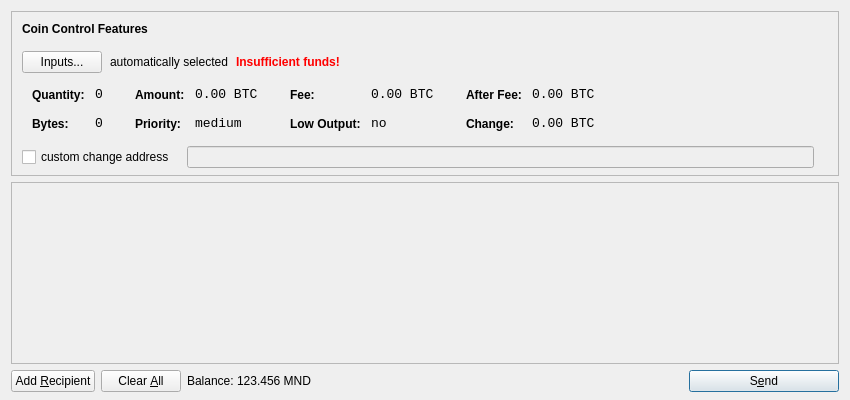
<?xml version="1.0" encoding="UTF-8"?>
<ui version="4.0">
 <class>SendCoinsDialog</class>
 <widget class="QDialog" name="SendCoinsDialog">
  <property name="geometry">
   <rect>
    <x>0</x>
    <y>0</y>
    <width>850</width>
    <height>400</height>
   </rect>
  </property>
  <property name="windowTitle">
   <string>Send Coins</string>
  </property>
  <layout class="QVBoxLayout" name="verticalLayout" stretch="0,1,0">
   <property name="bottomMargin">
    <number>8</number>
   </property>
   <item>
    <widget class="QFrame" name="frameCoinControl">
     <property name="sizePolicy">
      <sizepolicy hsizetype="Expanding" vsizetype="Expanding">
       <horstretch>0</horstretch>
       <verstretch>0</verstretch>
      </sizepolicy>
     </property>
     <property name="maximumSize">
      <size>
       <width>16777215</width>
       <height>16777215</height>
      </size>
     </property>
     <property name="frameShape">
      <enum>QFrame::StyledPanel</enum>
     </property>
     <property name="frameShadow">
      <enum>QFrame::Sunken</enum>
     </property>
     <layout class="QVBoxLayout" name="verticalLayoutCoinControl2">
      <property name="spacing">
       <number>-1</number>
      </property>
      <property name="leftMargin">
       <number>0</number>
      </property>
      <property name="topMargin">
       <number>0</number>
      </property>
      <property name="rightMargin">
       <number>0</number>
      </property>
      <property name="bottomMargin">
       <number>6</number>
      </property>
      <item>
       <layout class="QVBoxLayout" name="verticalLayoutCoinControl" stretch="0,0,0,0,1">
        <property name="spacing">
         <number>0</number>
        </property>
        <property name="leftMargin">
         <number>10</number>
        </property>
        <property name="topMargin">
         <number>10</number>
        </property>
        <item>
         <layout class="QHBoxLayout" name="horizontalLayoutCoinControl1">
          <property name="bottomMargin">
           <number>15</number>
          </property>
          <item>
           <widget class="QLabel" name="labelCoinControlFeatures">
            <property name="sizePolicy">
             <sizepolicy hsizetype="Preferred" vsizetype="Maximum">
              <horstretch>0</horstretch>
              <verstretch>0</verstretch>
             </sizepolicy>
            </property>
            <property name="font">
             <font>
              <weight>75</weight>
              <bold>true</bold>
             </font>
            </property>
            <property name="styleSheet">
             <string notr="true">font-weight:bold;</string>
            </property>
            <property name="text">
             <string>Coin Control Features</string>
            </property>
           </widget>
          </item>
         </layout>
        </item>
        <item>
         <layout class="QHBoxLayout" name="horizontalLayoutCoinControl2" stretch="0,0,0,0">
          <property name="spacing">
           <number>8</number>
          </property>
          <property name="bottomMargin">
           <number>10</number>
          </property>
          <item>
           <widget class="QPushButton" name="pushButtonCoinControl">
            <property name="styleSheet">
             <string notr="true"/>
            </property>
            <property name="text">
             <string>Inputs...</string>
            </property>
           </widget>
          </item>
          <item>
           <widget class="QLabel" name="labelCoinControlAutomaticallySelected">
            <property name="text">
             <string>automatically selected</string>
            </property>
            <property name="margin">
             <number>5</number>
            </property>
           </widget>
          </item>
          <item>
           <widget class="QLabel" name="labelCoinControlInsuffFunds">
            <property name="font">
             <font>
              <weight>75</weight>
              <bold>true</bold>
             </font>
            </property>
            <property name="styleSheet">
             <string notr="true">color:red;font-weight:bold;</string>
            </property>
            <property name="text">
             <string>Insufficient funds!</string>
            </property>
            <property name="margin">
             <number>5</number>
            </property>
           </widget>
          </item>
          <item>
           <spacer name="horizontalSpacerCoinControl">
            <property name="orientation">
             <enum>Qt::Horizontal</enum>
            </property>
            <property name="sizeHint" stdset="0">
             <size>
              <width>40</width>
              <height>1</height>
             </size>
            </property>
           </spacer>
          </item>
         </layout>
        </item>
        <item>
         <widget class="QWidget" name="widgetCoinControl" native="true">
          <property name="sizePolicy">
           <sizepolicy hsizetype="Preferred" vsizetype="Preferred">
            <horstretch>0</horstretch>
            <verstretch>0</verstretch>
           </sizepolicy>
          </property>
          <property name="minimumSize">
           <size>
            <width>0</width>
            <height>0</height>
           </size>
          </property>
          <property name="styleSheet">
           <string notr="true"/>
          </property>
          <layout class="QHBoxLayout" name="horizontalLayoutCoinControl5">
           <property name="margin">
            <number>0</number>
           </property>
           <item>
            <layout class="QHBoxLayout" name="horizontalLayoutCoinControl3" stretch="0,0,0,1">
             <property name="spacing">
              <number>20</number>
             </property>
             <property name="topMargin">
              <number>0</number>
             </property>
             <property name="bottomMargin">
              <number>10</number>
             </property>
             <item>
              <layout class="QFormLayout" name="formLayoutCoinControl1">
               <property name="horizontalSpacing">
                <number>10</number>
               </property>
               <property name="verticalSpacing">
                <number>14</number>
               </property>
               <property name="leftMargin">
                <number>10</number>
               </property>
               <property name="topMargin">
                <number>4</number>
               </property>
               <property name="rightMargin">
                <number>6</number>
               </property>
               <item row="0" column="0">
                <widget class="QLabel" name="labelCoinControlQuantityText">
                 <property name="styleSheet">
                  <string notr="true">font-weight:bold;</string>
                 </property>
                 <property name="text">
                  <string>Quantity:</string>
                 </property>
                 <property name="margin">
                  <number>0</number>
                 </property>
                </widget>
               </item>
               <item row="0" column="1">
                <widget class="QLabel" name="labelCoinControlQuantity">
                 <property name="font">
                  <font>
                   <family>Monospace</family>
                   <pointsize>10</pointsize>
                  </font>
                 </property>
                 <property name="cursor">
                  <cursorShape>IBeamCursor</cursorShape>
                 </property>
                 <property name="contextMenuPolicy">
                  <enum>Qt::ActionsContextMenu</enum>
                 </property>
                 <property name="text">
                  <string notr="true">0</string>
                 </property>
                 <property name="margin">
                  <number>0</number>
                 </property>
                 <property name="textInteractionFlags">
                  <set>Qt::LinksAccessibleByMouse|Qt::TextSelectableByKeyboard|Qt::TextSelectableByMouse</set>
                 </property>
                </widget>
               </item>
               <item row="1" column="0">
                <widget class="QLabel" name="labelCoinControlBytesText">
                 <property name="styleSheet">
                  <string notr="true">font-weight:bold;</string>
                 </property>
                 <property name="text">
                  <string>Bytes:</string>
                 </property>
                </widget>
               </item>
               <item row="1" column="1">
                <widget class="QLabel" name="labelCoinControlBytes">
                 <property name="font">
                  <font>
                   <family>Monospace</family>
                   <pointsize>10</pointsize>
                  </font>
                 </property>
                 <property name="cursor">
                  <cursorShape>IBeamCursor</cursorShape>
                 </property>
                 <property name="contextMenuPolicy">
                  <enum>Qt::ActionsContextMenu</enum>
                 </property>
                 <property name="text">
                  <string notr="true">0</string>
                 </property>
                 <property name="textInteractionFlags">
                  <set>Qt::LinksAccessibleByMouse|Qt::TextSelectableByKeyboard|Qt::TextSelectableByMouse</set>
                 </property>
                </widget>
               </item>
              </layout>
             </item>
             <item>
              <layout class="QFormLayout" name="formLayoutCoinControl2">
               <property name="horizontalSpacing">
                <number>10</number>
               </property>
               <property name="verticalSpacing">
                <number>14</number>
               </property>
               <property name="leftMargin">
                <number>6</number>
               </property>
               <property name="topMargin">
                <number>4</number>
               </property>
               <property name="rightMargin">
                <number>6</number>
               </property>
               <item row="0" column="0">
                <widget class="QLabel" name="labelCoinControlAmountText">
                 <property name="styleSheet">
                  <string notr="true">font-weight:bold;</string>
                 </property>
                 <property name="text">
                  <string>Amount:</string>
                 </property>
                 <property name="margin">
                  <number>0</number>
                 </property>
                </widget>
               </item>
               <item row="0" column="1">
                <widget class="QLabel" name="labelCoinControlAmount">
                 <property name="font">
                  <font>
                   <family>Monospace</family>
                   <pointsize>10</pointsize>
                  </font>
                 </property>
                 <property name="cursor">
                  <cursorShape>IBeamCursor</cursorShape>
                 </property>
                 <property name="contextMenuPolicy">
                  <enum>Qt::ActionsContextMenu</enum>
                 </property>
                 <property name="text">
                  <string notr="true">0.00 BTC</string>
                 </property>
                 <property name="textInteractionFlags">
                  <set>Qt::LinksAccessibleByMouse|Qt::TextSelectableByKeyboard|Qt::TextSelectableByMouse</set>
                 </property>
                </widget>
               </item>
               <item row="1" column="0">
                <widget class="QLabel" name="labelCoinControlPriorityText">
                 <property name="styleSheet">
                  <string notr="true">font-weight:bold;</string>
                 </property>
                 <property name="text">
                  <string>Priority:</string>
                 </property>
                </widget>
               </item>
               <item row="1" column="1">
                <widget class="QLabel" name="labelCoinControlPriority">
                 <property name="font">
                  <font>
                   <family>Monospace</family>
                   <pointsize>10</pointsize>
                  </font>
                 </property>
                 <property name="cursor">
                  <cursorShape>IBeamCursor</cursorShape>
                 </property>
                 <property name="contextMenuPolicy">
                  <enum>Qt::ActionsContextMenu</enum>
                 </property>
                 <property name="text">
                  <string>medium</string>
                 </property>
                 <property name="textInteractionFlags">
                  <set>Qt::LinksAccessibleByMouse|Qt::TextSelectableByKeyboard|Qt::TextSelectableByMouse</set>
                 </property>
                </widget>
               </item>
              </layout>
             </item>
             <item>
              <layout class="QFormLayout" name="formLayoutCoinControl3">
               <property name="horizontalSpacing">
                <number>10</number>
               </property>
               <property name="verticalSpacing">
                <number>14</number>
               </property>
               <property name="leftMargin">
                <number>6</number>
               </property>
               <property name="topMargin">
                <number>4</number>
               </property>
               <property name="rightMargin">
                <number>6</number>
               </property>
               <item row="0" column="0">
                <widget class="QLabel" name="labelCoinControlFeeText">
                 <property name="styleSheet">
                  <string notr="true">font-weight:bold;</string>
                 </property>
                 <property name="text">
                  <string>Fee:</string>
                 </property>
                 <property name="margin">
                  <number>0</number>
                 </property>
                </widget>
               </item>
               <item row="0" column="1">
                <widget class="QLabel" name="labelCoinControlFee">
                 <property name="font">
                  <font>
                   <family>Monospace</family>
                   <pointsize>10</pointsize>
                  </font>
                 </property>
                 <property name="cursor">
                  <cursorShape>IBeamCursor</cursorShape>
                 </property>
                 <property name="contextMenuPolicy">
                  <enum>Qt::ActionsContextMenu</enum>
                 </property>
                 <property name="text">
                  <string notr="true">0.00 BTC</string>
                 </property>
                 <property name="textInteractionFlags">
                  <set>Qt::LinksAccessibleByMouse|Qt::TextSelectableByKeyboard|Qt::TextSelectableByMouse</set>
                 </property>
                </widget>
               </item>
               <item row="1" column="0">
                <widget class="QLabel" name="labelCoinControlLowOutputText">
                 <property name="styleSheet">
                  <string notr="true">font-weight:bold;</string>
                 </property>
                 <property name="text">
                  <string>Low Output:</string>
                 </property>
                </widget>
               </item>
               <item row="1" column="1">
                <widget class="QLabel" name="labelCoinControlLowOutput">
                 <property name="font">
                  <font>
                   <family>Monospace</family>
                   <pointsize>10</pointsize>
                  </font>
                 </property>
                 <property name="cursor">
                  <cursorShape>IBeamCursor</cursorShape>
                 </property>
                 <property name="contextMenuPolicy">
                  <enum>Qt::ActionsContextMenu</enum>
                 </property>
                 <property name="text">
                  <string>no</string>
                 </property>
                 <property name="textInteractionFlags">
                  <set>Qt::LinksAccessibleByMouse|Qt::TextSelectableByKeyboard|Qt::TextSelectableByMouse</set>
                 </property>
                </widget>
               </item>
              </layout>
             </item>
             <item>
              <layout class="QFormLayout" name="formLayoutCoinControl4">
               <property name="horizontalSpacing">
                <number>10</number>
               </property>
               <property name="verticalSpacing">
                <number>14</number>
               </property>
               <property name="leftMargin">
                <number>6</number>
               </property>
               <property name="topMargin">
                <number>4</number>
               </property>
               <property name="rightMargin">
                <number>6</number>
               </property>
               <item row="0" column="0">
                <widget class="QLabel" name="labelCoinControlAfterFeeText">
                 <property name="styleSheet">
                  <string notr="true">font-weight:bold;</string>
                 </property>
                 <property name="text">
                  <string>After Fee:</string>
                 </property>
                 <property name="margin">
                  <number>0</number>
                 </property>
                </widget>
               </item>
               <item row="0" column="1">
                <widget class="QLabel" name="labelCoinControlAfterFee">
                 <property name="font">
                  <font>
                   <family>Monospace</family>
                   <pointsize>10</pointsize>
                  </font>
                 </property>
                 <property name="cursor">
                  <cursorShape>IBeamCursor</cursorShape>
                 </property>
                 <property name="contextMenuPolicy">
                  <enum>Qt::ActionsContextMenu</enum>
                 </property>
                 <property name="text">
                  <string notr="true">0.00 BTC</string>
                 </property>
                 <property name="textInteractionFlags">
                  <set>Qt::LinksAccessibleByMouse|Qt::TextSelectableByKeyboard|Qt::TextSelectableByMouse</set>
                 </property>
                </widget>
               </item>
               <item row="1" column="0">
                <widget class="QLabel" name="labelCoinControlChangeText">
                 <property name="styleSheet">
                  <string notr="true">font-weight:bold;</string>
                 </property>
                 <property name="text">
                  <string>Change:</string>
                 </property>
                </widget>
               </item>
               <item row="1" column="1">
                <widget class="QLabel" name="labelCoinControlChange">
                 <property name="font">
                  <font>
                   <family>Monospace</family>
                   <pointsize>10</pointsize>
                  </font>
                 </property>
                 <property name="cursor">
                  <cursorShape>IBeamCursor</cursorShape>
                 </property>
                 <property name="contextMenuPolicy">
                  <enum>Qt::ActionsContextMenu</enum>
                 </property>
                 <property name="text">
                  <string notr="true">0.00 BTC</string>
                 </property>
                 <property name="textInteractionFlags">
                  <set>Qt::LinksAccessibleByMouse|Qt::TextSelectableByKeyboard|Qt::TextSelectableByMouse</set>
                 </property>
                </widget>
               </item>
              </layout>
             </item>
            </layout>
           </item>
          </layout>
         </widget>
        </item>
        <item>
         <layout class="QHBoxLayout" name="horizontalLayoutCoinControl4" stretch="0,0,0">
          <property name="spacing">
           <number>12</number>
          </property>
          <property name="sizeConstraint">
           <enum>QLayout::SetDefaultConstraint</enum>
          </property>
          <property name="topMargin">
           <number>5</number>
          </property>
          <property name="rightMargin">
           <number>5</number>
          </property>
          <item>
           <widget class="QCheckBox" name="checkBoxCoinControlChange">
            <property name="text">
             <string>custom change address</string>
            </property>
           </widget>
          </item>
          <item>
           <widget class="QLineEdit" name="lineEditCoinControlChange">
            <property name="enabled">
             <bool>false</bool>
            </property>
            <property name="sizePolicy">
             <sizepolicy hsizetype="Expanding" vsizetype="Fixed">
              <horstretch>0</horstretch>
              <verstretch>0</verstretch>
             </sizepolicy>
            </property>
           </widget>
          </item>
          <item>
           <widget class="QLabel" name="labelCoinControlChangeLabel">
            <property name="sizePolicy">
             <sizepolicy hsizetype="Preferred" vsizetype="Expanding">
              <horstretch>0</horstretch>
              <verstretch>0</verstretch>
             </sizepolicy>
            </property>
            <property name="minimumSize">
             <size>
              <width>0</width>
              <height>0</height>
             </size>
            </property>
            <property name="text">
             <string/>
            </property>
            <property name="margin">
             <number>3</number>
            </property>
           </widget>
          </item>
         </layout>
        </item>
        <item>
         <spacer name="verticalSpacerCoinControl">
          <property name="orientation">
           <enum>Qt::Vertical</enum>
          </property>
          <property name="sizeHint" stdset="0">
           <size>
            <width>800</width>
            <height>1</height>
           </size>
          </property>
         </spacer>
        </item>
       </layout>
      </item>
     </layout>
    </widget>
   </item>
   <item>
    <widget class="QScrollArea" name="scrollArea">
     <property name="widgetResizable">
      <bool>true</bool>
     </property>
     <widget class="QWidget" name="scrollAreaWidgetContents">
      <property name="geometry">
       <rect>
        <x>0</x>
        <y>0</y>
        <width>830</width>
        <height>165</height>
       </rect>
      </property>
      <layout class="QVBoxLayout" name="verticalLayout_2">
       <property name="margin">
        <number>0</number>
       </property>
       <item>
        <layout class="QVBoxLayout" name="entries">
         <property name="spacing">
          <number>6</number>
         </property>
        </layout>
       </item>
       <item>
        <spacer name="verticalSpacer">
         <property name="orientation">
          <enum>Qt::Vertical</enum>
         </property>
         <property name="sizeHint" stdset="0">
          <size>
           <width>20</width>
           <height>40</height>
          </size>
         </property>
        </spacer>
       </item>
      </layout>
     </widget>
    </widget>
   </item>
   <item>
    <layout class="QHBoxLayout" name="horizontalLayout">
     <item>
      <widget class="QPushButton" name="addButton">
       <property name="toolTip">
        <string>Send to multiple recipients at once</string>
       </property>
       <property name="text">
        <string>Add &amp;Recipient</string>
       </property>
       <property name="icon">
        <iconset resource="../bitcoin.qrc">
         <normaloff>:/icons/add</normaloff>:/icons/add</iconset>
       </property>
       <property name="autoDefault">
        <bool>false</bool>
       </property>
      </widget>
     </item>
     <item>
      <widget class="QPushButton" name="clearButton">
       <property name="sizePolicy">
        <sizepolicy hsizetype="Minimum" vsizetype="Fixed">
         <horstretch>0</horstretch>
         <verstretch>0</verstretch>
        </sizepolicy>
       </property>
       <property name="toolTip">
        <string>Remove all transaction fields</string>
       </property>
       <property name="text">
        <string>Clear &amp;All</string>
       </property>
       <property name="icon">
        <iconset resource="../bitcoin.qrc">
         <normaloff>:/icons/remove</normaloff>:/icons/remove</iconset>
       </property>
       <property name="autoRepeatDelay">
        <number>300</number>
       </property>
       <property name="autoDefault">
        <bool>false</bool>
       </property>
      </widget>
     </item>
     <item>
      <layout class="QHBoxLayout" name="horizontalLayout_2">
       <property name="spacing">
        <number>3</number>
       </property>
       <item>
        <widget class="QLabel" name="label">
         <property name="text">
          <string>Balance:</string>
         </property>
        </widget>
       </item>
       <item>
        <widget class="QLabel" name="labelBalance">
         <property name="cursor">
          <cursorShape>IBeamCursor</cursorShape>
         </property>
         <property name="text">
          <string>123.456 MND</string>
         </property>
         <property name="textInteractionFlags">
          <set>Qt::LinksAccessibleByMouse|Qt::TextSelectableByKeyboard|Qt::TextSelectableByMouse</set>
         </property>
        </widget>
       </item>
      </layout>
     </item>
     <item>
      <spacer name="horizontalSpacer">
       <property name="orientation">
        <enum>Qt::Horizontal</enum>
       </property>
       <property name="sizeHint" stdset="0">
        <size>
         <width>40</width>
         <height>20</height>
        </size>
       </property>
      </spacer>
     </item>
     <item>
      <widget class="QPushButton" name="sendButton">
       <property name="minimumSize">
        <size>
         <width>150</width>
         <height>0</height>
        </size>
       </property>
       <property name="toolTip">
        <string>Confirm the send action</string>
       </property>
       <property name="text">
        <string>S&amp;end</string>
       </property>
       <property name="icon">
        <iconset resource="../bitcoin.qrc">
         <normaloff>:/icons/send</normaloff>:/icons/send</iconset>
       </property>
       <property name="default">
        <bool>true</bool>
       </property>
      </widget>
     </item>
    </layout>
   </item>
  </layout>
 </widget>
 <resources>
  <include location="../bitcoin.qrc"/>
 </resources>
 <connections/>
</ui>
